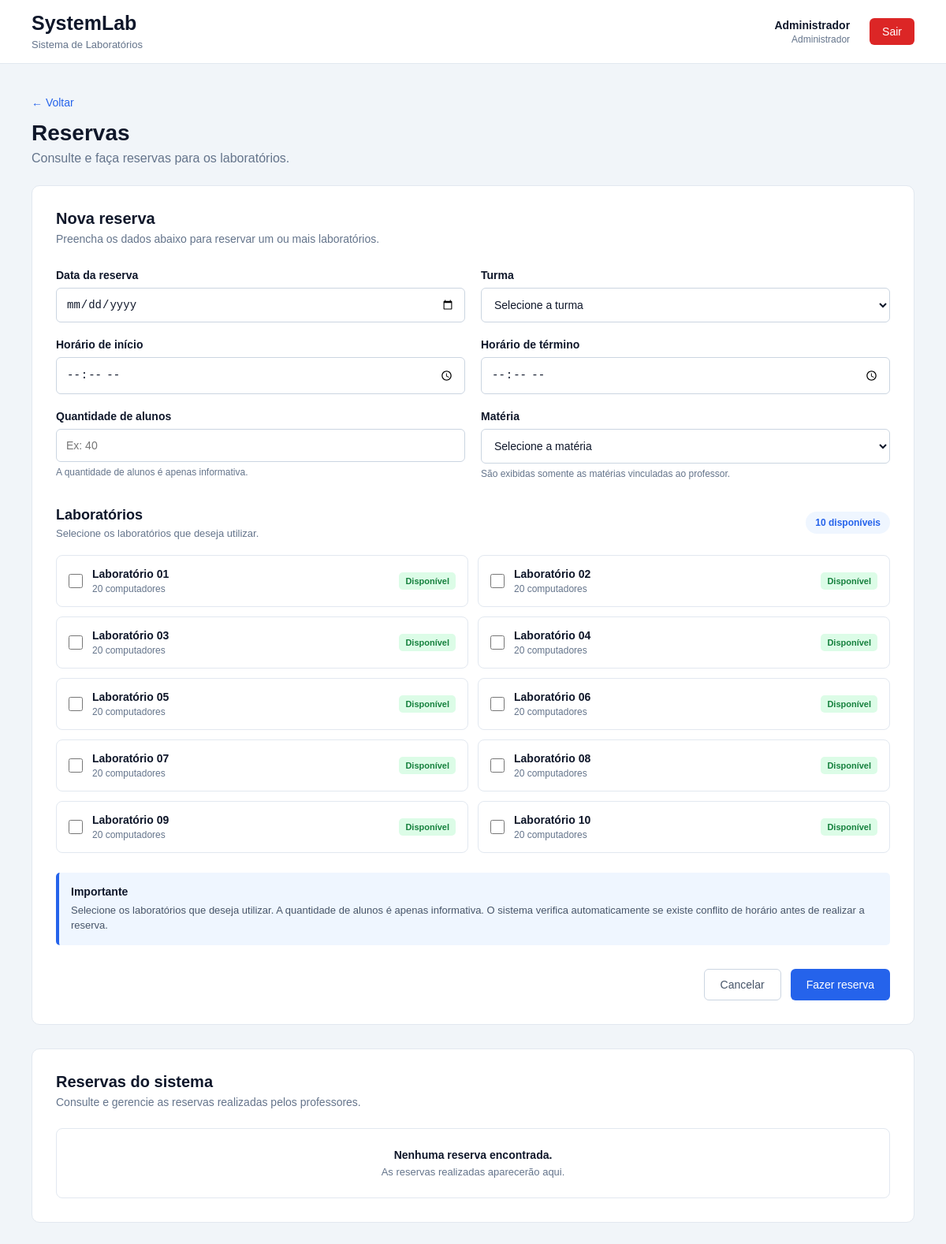
/reservas.php (signed in), run on the app's committed database.
### tables this page shows
CREATE TABLE tb_salas (
    cd_sala INT PRIMARY KEY AUTO_INCREMENT,
    nm_sala VARCHAR(50) NOT NULL,
    nr_computadores INT NOT NULL DEFAULT 20,
    id_escola INT NOT NULL,
    FOREIGN KEY (id_escola) REFERENCES tb_escolas(cd_escola)
);

### reservas.php (the view, shortened to what this page needs)
<?php
require_once 'includes/conexao.php';
$usuario = $_SESSION['usuario'];
$tipo = $_SESSION['tipo'];
$sqlLaboratorios = "
    SELECT
        s.cd_sala,
        s.nm_sala,
        s.nr_computadores,
        COUNT(c.cd_computador) AS total_computadores,
        SUM(
            CASE
                WHEN c.ds_status = 'Funcionando' THEN 1
                ELSE 0
            END
        ) AS computadores_funcionando
    FROM tb_salas s
    LEFT JOIN tb_computadores c
        ON c.id_sala = s.cd_sala
    GROUP BY
        s.cd_sala,
        s.nm_sala,
        s.nr_computadores
    ORDER BY s.cd_sala
";
$resultadoLaboratorios =
    $conexao->query($sqlLaboratorios);
$laboratorios = [];
if ($resultadoLaboratorios) {
    while (
        $linha =
        $resultadoLaboratorios->fetch_assoc()
    ) {
        $laboratorios[] = [
            'id' =>
                (int) $linha['cd_sala'],
            'nome' =>
                $linha['nm_sala'],
            'capacidade' =>
                (int) $linha['nr_computadores'],
            'total_computadores' =>
                (int) $linha['total_computadores'],
            'computadores_funcionando' =>
                (int) $linha['computadores_funcionando']
        ];
    }
}
$laboratoriosReservados = [];
$laboratoriosMarcados = [];
$reservasLista = [];
?>
<!DOCTYPE html>
<html lang="pt-br">
<head>
    <link
        rel="stylesheet"
        href="css/reservas.css"
    >
</head>
<body>
<header class="topo">
    <div class="logo">
        <h1>
            SystemLab
        </h1>
        <span>
            Sistema de Laboratórios
        </span>
    </div>
    <div class="usuario">
        <div class="usuario-info">
            <strong>
                <?= htmlspecialchars($usuario) ?>
            </strong>
            <span>
                <?= $tipo === 'administrador'
                    ? 'Administrador'
                    : 'Professor'
                ?>
            </span>
        </div>
        <a
            href="sair.php"
            class="sair"
        >
            Sair
        </a>
    </div>
</header>
<main class="conteudo">
    <div class="cabecalho">
        <div>
            <a
                href="index.php"
                class="voltar"
            >
                ← Voltar
            </a>
            <h2>
                Reservas
            </h2>
            <p>
                Consulte e faça reservas para os laboratórios.
            </p>
        </div>
    </div>
    <section class="reserva-container">
        <div class="titulo-secao">
            <h3>
                Nova reserva
            </h3>
            <p>
                Preencha os dados abaixo para reservar um ou mais laboratórios.
            </p>
        </div>
        <form
            method="POST"
            action="reservas.php"
        >
            <div class="form-grid">
                <div class="campo">
                    <label for="data">
                        Data da reserva
                    </label>
                    <input
                        type="date"
                        id="data"
                        name="data"
                        value="<?= htmlspecialchars($_POST['data'] ?? '') ?>"
                        required
                    >
                </div>
                <div class="campo">
                    <label for="turma">
                        Turma
                    </label>
                    <select
                        id="turma"
                        name="turma"
                        required
                    >
                        <option value="">
                            Selecione a turma
                        </option>
                    </select>
                </div>
                <div class="campo">
                    <label for="inicio">
                        Horário de início
                    </label>
                    <input
                        type="time"
                        id="inicio"
                        name="inicio"
                        value="<?= htmlspecialchars($_POST['inicio'] ?? '') ?>"
                        required
                    >
                </div>
                <div class="campo">
                    <label for="fim">
                        Horário de término
                    </label>
                    <input
                        type="time"
                        id="fim"
                        name="fim"
                        value="<?= htmlspecialchars($_POST['fim'] ?? '') ?>"
                        required
                    >
                </div>
                <div class="campo">
                    <label for="alunos">
                        Quantidade de alunos
                    </label>
                    <input
                        type="number"
                        id="alunos"
                        name="alunos"
                        min="1"
                        max="200"
                        placeholder="Ex: 40"
                        value="<?= htmlspecialchars($_POST['alunos'] ?? '') ?>"
                        required
                    >
                    <small>
                        A quantidade de alunos é apenas informativa.
                    </small>
                </div>
                <div class="campo">
                    <label for="materia">
                        Matéria
                    </label>
                    <select
                        id="materia"
                        name="materia"
                        required
                    >
                        <option value="">
                            Selecione a matéria
                        </option>
                    </select>
                    <small>
                        São exibidas somente as matérias vinculadas ao professor.
                    </small>
                </div>
            </div>
            <div class="laboratorios">
                <div class="laboratorios-titulo">
                    <div>
                        <h3>
                            Laboratórios
                        </h3>
                        <p>
                            Selecione os laboratórios que deseja utilizar.
                        </p>
                    </div>
                    <span class="quantidade">
                        <?= count($laboratorios) ?> disponíveis
                    </span>
                </div>
                <div class="laboratorios-grid">
                    <?php if (empty($laboratorios)): ?>
                        <p>
                            Nenhum laboratório cadastrado.
                        </p>
                    <?php else: ?>
                        <?php foreach (
                            $laboratorios
                            as $laboratorio
                        ): ?>
                            <?php
                            $selecionado =
                                in_array(
                                    $laboratorio['id'],
                                    $laboratoriosMarcados,
                                    true
                                );
                            $todosFuncionando =
                                $laboratorio['total_computadores'] > 0 &&
                                $laboratorio['computadores_funcionando'] ===
                                $laboratorio['total_computadores'];
                            $estaReservado =
                                in_array(
                                    $laboratorio['id'],
                                    $laboratoriosReservados,
                                    true
                                );
                            ?>
                            <label
                                class="laboratorio
                                <?= $estaReservado
                                    ? 'indisponivel'
                                    : '' ?>"
                            >
                                <input
                                    type="checkbox"
                                    name="laboratorios[]"
                                    value="<?= $laboratorio['id'] ?>"
                                    <?= $selecionado
                                        ? 'checked'
                                        : '' ?>
                                    <?= $estaReservado
                                        ? 'disabled'
                                        : '' ?>
                                >
                                <div class="lab-info">
                                    <strong>
                                        <?= htmlspecialchars(
                                            $laboratorio['nome']
                                        ) ?>
                                    </strong>
                                    <span>
                                        <?= $laboratorio[
                                            'total_computadores'
                                        ] ?>
                                        computadores
                                    </span>
                                </div>
                                <?php if ($estaReservado): ?>
                                    <span class="status reservado">
                                        Reservado
                                    </span>
                                <?php elseif ($todosFuncionando): ?>
                                    <span class="status disponivel">
                                        Disponível
                                    </span>
                                <?php else: ?>
                                    <span class="status atencao">
                                        Atenção
                                    </span>
                                <?php endif; ?>
                            </label>
                        <?php endforeach; ?>
                    <?php endif; ?>
                </div>
            </div>
            <div class="aviso">
                <strong>
                    Importante
                </strong>
                <p>
                    Selecione os laboratórios que deseja utilizar.
                    A quantidade de alunos é apenas informativa.
                    O sistema verifica automaticamente se existe conflito
                    de horário antes de realizar a reserva.
                </p>
            </div>
            <div class="acoes">
                <a
                    href="index.php"
                    class="cancelar"
                >
                    Cancelar
                </a>
                <button type="submit">
                    Fazer reserva
                </button>
            </div>
        </form>
    </section>
    <section class="reservas-lista">
        <div class="titulo-secao">
            <h3>
                <?= $tipo === 'administrador'
                    ? 'Reservas do sistema'
                    : 'Minhas reservas'
                ?>
            </h3>
            <p>
                <?= $tipo === 'administrador'
                    ? 'Consulte e gerencie as reservas realizadas pelos professores.'
                    : 'Consulte e cancele suas reservas.'
                ?>
            </p>
        </div>
        <?php if (empty($reservasLista)): ?>
            <div class="sem-reservas">
                <strong>
                    Nenhuma reserva encontrada.
                </strong>
                <span>
                    As reservas realizadas aparecerão aqui.
                </span>
            </div>
        <?php endif; ?>
    </section>
</main>
</body>
</html>

### css/reservas.css (style rules this page uses)
* { margin: 0; padding: 0; box-sizing: border-box; }
body { font-family: Arial, sans-serif; background-color: #f1f5f9; color: #0f172a; }
.topo { background-color: #ffffff; min-height: 75px; padding: 15px 40px; display: flex; align-items: center; justify-content: space-between; border-bottom: 1px solid #e2e8f0; }
.logo h1 { font-size: 25px; margin-bottom: 3px; }
.logo span { color: #64748b; font-size: 13px; }
.usuario { display: flex; align-items: center; gap: 25px; }
.usuario-info { display: flex; flex-direction: column; text-align: right; }
.usuario-info strong { font-size: 14px; }
.usuario-info span { color: #64748b; font-size: 12px; margin-top: 3px; }
.sair { text-decoration: none; color: #ffffff; background-color: #dc2626; padding: 9px 16px; border-radius: 6px; font-size: 14px; }
.conteudo { max-width: 1200px; margin: 0 auto; padding: 40px; }
.cabecalho { margin-bottom: 25px; }
.voltar { display: inline-block; color: #2563eb; text-decoration: none; font-size: 14px; margin-bottom: 15px; }
.cabecalho h2 { font-size: 28px; margin-bottom: 7px; }
.cabecalho p { color: #64748b; }
.reserva-container { background-color: #ffffff; border: 1px solid #e2e8f0; border-radius: 10px; padding: 30px; }
.titulo-secao { margin-bottom: 30px; }
.titulo-secao h3 { font-size: 20px; margin-bottom: 6px; }
.titulo-secao p { color: #64748b; font-size: 14px; }
.form-grid { display: grid; grid-template-columns: repeat(2, 1fr); gap: 20px; }
.campo { display: flex; flex-direction: column; }
.campo label { font-size: 14px; font-weight: bold; margin-bottom: 8px; }
.campo input, .campo select { width: 100%; padding: 12px; border: 1px solid #cbd5e1; border-radius: 6px; font-size: 14px; outline: none; background-color: #ffffff; color: #0f172a; }
.campo select { cursor: pointer; }
.campo small { color: #64748b; font-size: 12px; margin-top: 6px; }
.laboratorios { margin-top: 35px; }
.laboratorios-titulo { display: flex; justify-content: space-between; align-items: center; margin-bottom: 20px; }
.laboratorios-titulo h3 { font-size: 18px; margin-bottom: 5px; }
.laboratorios-titulo p { color: #64748b; font-size: 13px; }
.quantidade { background-color: #eff6ff; color: #2563eb; padding: 7px 12px; border-radius: 20px; font-size: 12px; font-weight: bold; }
.laboratorios-grid { display: grid; grid-template-columns: repeat(2, 1fr); gap: 12px; }
.laboratorio { display: flex; align-items: center; gap: 12px; border: 1px solid #e2e8f0; border-radius: 8px; padding: 15px; cursor: pointer; transition: 0.2s; background-color: #ffffff; }
.laboratorio input { width: 18px; height: 18px; cursor: pointer; }
.lab-info { display: flex; flex-direction: column; flex: 1; }
.lab-info strong { font-size: 14px; }
.lab-info span { color: #64748b; font-size: 12px; margin-top: 4px; }
.status { font-size: 11px; font-weight: bold; padding: 5px 8px; border-radius: 5px; white-space: nowrap; }
.status.disponivel { background-color: #dcfce7; color: #15803d; }
.aviso { margin-top: 25px; padding: 15px; background-color: #eff6ff; border-left: 4px solid #2563eb; border-radius: 5px; }
.aviso strong { font-size: 14px; }
.aviso p { color: #475569; font-size: 13px; line-height: 1.5; margin-top: 5px; }
.acoes { display: flex; justify-content: flex-end; gap: 12px; margin-top: 30px; }
.cancelar { text-decoration: none; color: #475569; padding: 11px 20px; border: 1px solid #cbd5e1; border-radius: 6px; font-size: 14px; }
.acoes button { border: none; background-color: #2563eb; color: #ffffff; padding: 11px 20px; border-radius: 6px; font-size: 14px; cursor: pointer; }
.reservas-lista { margin-top: 30px; background-color: #ffffff; border: 1px solid #e2e8f0; border-radius: 10px; padding: 30px; }
.reservas-lista .titulo-secao { margin-bottom: 25px; }
.sem-reservas { border: 1px solid #e2e8f0; border-radius: 8px; padding: 25px; display: flex; flex-direction: column; text-align: center; gap: 6px; }
.sem-reservas strong { font-size: 14px; }
.sem-reservas span { color: #64748b; font-size: 13px; }

### data on the page
tb_salas: nm_sala "Laboratório 01", laboratorio "20", shows "Disponível"
tb_salas: nm_sala "Laboratório 02", laboratorio "20", shows "Disponível"
tb_salas: nm_sala "Laboratório 03", laboratorio "20", shows "Disponível"
tb_salas: nm_sala "Laboratório 04", laboratorio "20", shows "Disponível"
tb_salas: nm_sala "Laboratório 05", laboratorio "20", shows "Disponível"
tb_salas: nm_sala "Laboratório 06", laboratorio "20", shows "Disponível"
tb_salas: nm_sala "Laboratório 07", laboratorio "20", shows "Disponível"
tb_salas: nm_sala "Laboratório 08", laboratorio "20", shows "Disponível"
tb_salas: nm_sala "Laboratório 09", laboratorio "20", shows "Disponível"
tb_salas: nm_sala "Laboratório 10", laboratorio "20", shows "Disponível"

### other printed values
$usuario "Administrador"
count($laboratorios) "10"
